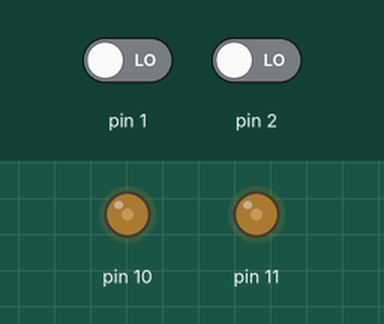
Recording of a sketch running on a simulated Arduino Uno, built with avr-gcc and run on an emulated ATmega328P. On the bench: output pins drawn as LEDs (lit = HIGH). Inputs (shaded band) come from the test bench; at power-on: pin 1 LOW, pin 2 LOW.

Above: at 1.2 s.
1.3 s: pin 1 driven HIGH
At 2.3 s:
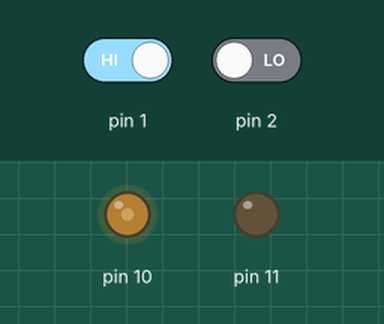
2.8 s: pin 1 driven LOW
At 3.4 s:
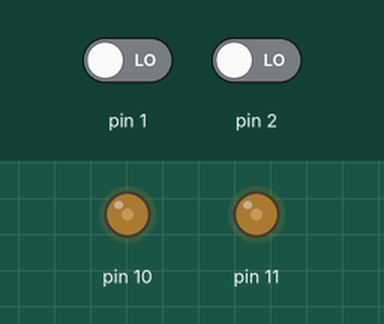
4.3 s: pin 2 driven HIGH
At 4.6 s:
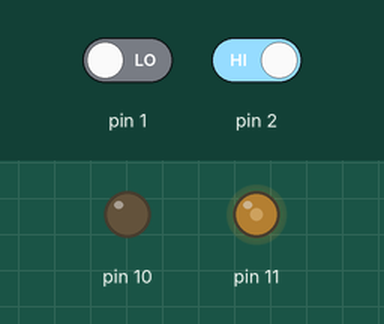
5.8 s: pin 2 driven LOW
At 6.9 s:
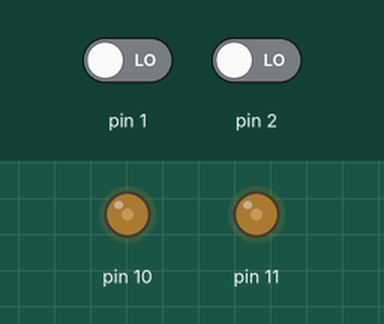
Timing chart, 0 to 8.3 s (numbered marks = the images above; inputs shaded):
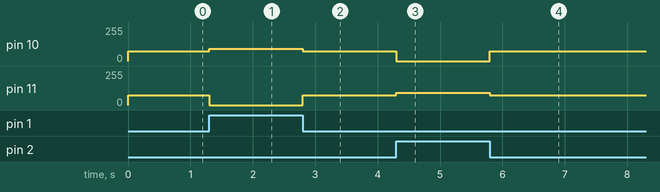

Measured:
- after the input at 1.3 s, pin 10: 72/255 → 91/255 at once; pin 11: 72/255 → 0/255 at once
- after the input at 2.8 s, pin 10: 91/255 → 72/255 at once; pin 11: 0/255 → 72/255 at once
- after the input at 4.3 s, pin 10: 72/255 → 0/255 at once; pin 11: 72/255 → 91/255 at once
- after the input at 5.8 s, pin 10: 0/255 → 72/255 at once; pin 11: 91/255 → 72/255 at once

The sketch:

CG1108_AutonomousCar_Group12.A__1_.ino
```cpp
void setup() {
  // put your setup code here, to run once:
  pinMode(1, INPUT);
  pinMode(2, INPUT);
  pinMode(10, OUTPUT);
  pinMode(11, OUTPUT);
}

void loop() {
  // put your main code here, to run repeatedly:

  if((digitalRead(1) == HIGH && digitalRead(2) == HIGH) || (digitalRead(1) == LOW && digitalRead(2) == LOW)){
     analogWrite(10, 255/3.5);
     analogWrite(11, 255/3.5);
  }

  else if(digitalRead(1) == HIGH || digitalRead(2) == HIGH){
    if(digitalRead(1) == HIGH){
      analogWrite(10, 255/2.8);
      analogWrite(11, 0);
      delay(0);
    }
    else if(digitalRead(2) == HIGH){
      analogWrite(10, 0);
      analogWrite(11, 255/2.8);
      delay(0);
    }
  }
}
```
